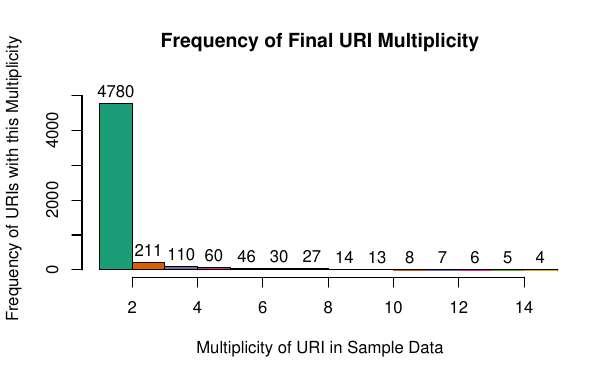

This figure's R source:
#brewer.pal(8, "Set1")
#barplot(stuff, col=colors)
#hist(stuff, col=colors)

library(RColorBrewer)

myData <- read.table("frequency_final_uri_multiplicity.stats")
fullData = rep(myData[,1], myData[,2])
#print(myData)
#print(myData[,1])
#print(myData[,2])

colors <- brewer.pal(8, "Dark2")
#colors <- c("brown", "lightblue", "lightgreen", "brown", "brown")
#breaks <- c(0,1,2,3,4,5)
title <- "Frequency of Final URI Multiplicity"
xlab <- "Multiplicity of URI in Sample Data"
ylab <- "Frequency of URIs with this Multiplicity"

#extend margin
# default: c(5,4,4,2) + 0.1
# bottom, left, top, right
par(mar=c(10,4,4,2) + 0.1)

pdf("frequency_final_uri_multiplicity.pdf")

mp <- hist(fullData, col=colors, breaks=200, xlim=c(1,15), main=title, xlab=xlab, ylab=ylab, labels=TRUE)
#axis(2)
#axis(1, at=mp, line=2, tick=FALSE, xpd=TRUE, labels=labels)
